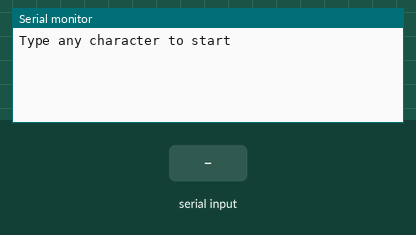
This sketch was run on a simulated Arduino Uno, built with avr-gcc and run on an emulated ATmega328P. Shown: the last lines printed to the serial monitor. Inputs (shaded band) come from the test bench. Storage starts empty.

Above: at 0.9 s.
1.0 s: "1" received over Serial
At 1.8 s:
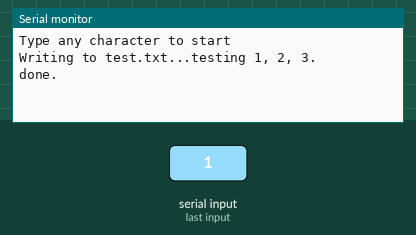
At 2.6 s:
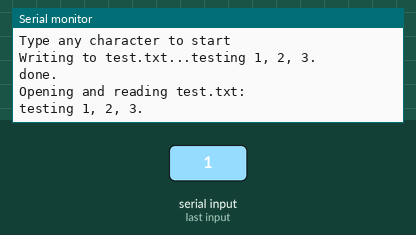

The sketch:

SD_test_1.ino
```cpp
// Basic example of using the SdFat library to create and write to a
// file, and then open and read that file back.

#include <SdFat.h> // include the SdFat library

SdFat sd; // instantiate the sd card object
SdFile myFile; // instantiate the file object that you will write to

// Define which Arduino pin is the chip select line for the SD card.
// On the Adafruit datalogging shield this value should be 10
const int chipSelect = 10;

void setup() {
 Serial.begin(9600);
 Serial.println("Type any character to start");
 while (Serial.read() <= 0) {}  // Arduino waits for your response

  // Initialize SdFat or print a detailed error message and halt
  // Use half speed like the native library.
  // change to SPI_FULL_SPEED for more performance.
  if (!sd.begin(chipSelect, SPI_HALF_SPEED)) sd.initErrorHalt();

  // open the file for write at end like the Native SD library
  if (!myFile.open("test.txt", O_RDWR | O_CREAT | O_AT_END)) {
    sd.errorHalt("opening test.txt for write failed");
  }
  // if the file opened okay, write to it:
  Serial.print("Writing to test.txt...");
  myFile.println("testing 1, 2, 3.");
  Serial.println("testing 1, 2, 3."); // mirror output to Serial port

  // close the file:
  myFile.close();
  Serial.println("done.");

  delay(1000);

  // re-open the file for reading:
  if (!myFile.open("test.txt", O_READ)) {
    sd.errorHalt("opening test.txt for read failed");
  }
  Serial.println("Opening and reading test.txt:");

  // read from the file until there's nothing else in it:
  int data;
  while ((data = myFile.read()) >= 0) Serial.write(data);
  // close the file:
  myFile.close();
}


void loop() {
  // nothing happens after setup
}
```

Measured:
- after the input at 1.0 s, the serial monitor: prints a new line at once (image 1)
